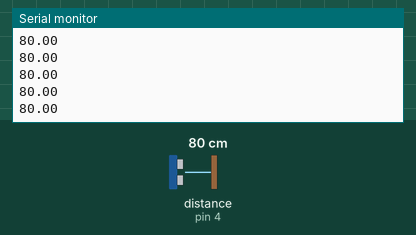
The sketch below on a simulated Arduino Uno, built with avr-gcc and run on an emulated ATmega328P. Parts: the last lines printed to the serial monitor. Inputs (shaded band) come from the test bench; at power-on: distance to the obstacle (sensor on pin 4) 80 cm. The echo pulse lasts 58.3 µs per cm.

Above: at 1.2 s.
1.3 s: distance to the obstacle (sensor on pin 4) set to 2 cm
At 2.1 s:
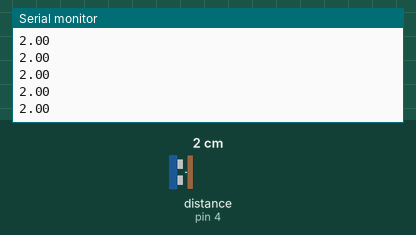
2.8 s: distance to the obstacle (sensor on pin 4) set to 4 cm
At 3.5 s:
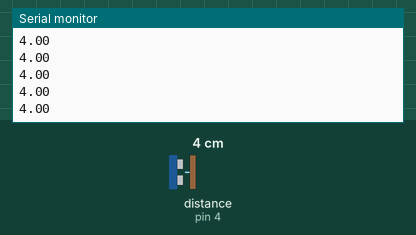
Timing chart, 0 to 5.8 s (numbered marks = the images above; inputs shaded):
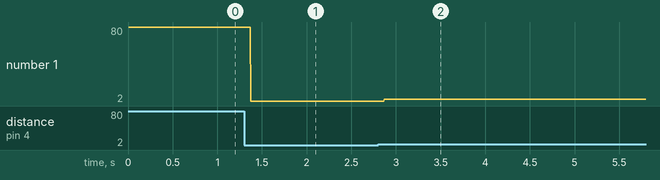

The sketch:

sensor_jarak_jauh_non_iot.ino
```cpp
#include <HCSR04.h>

#define trigger 5 // D1
#define echo 4 // D2

HCSR04 distance(trigger, echo);

void setup() {
   Serial.begin(9600);

}

void loop() {
  float jarak = distance.dist();
  Serial.println(jarak);


}
```

Measured:
- after the input at 1.3 s, the serial monitor: prints a new line after 0.07 s (image 1)
- after the input at 2.8 s, the serial monitor: prints a new line after 0.07 s (image 2)
- plotted number 1: 80 → 2 after the input at 1.3 s, 2 → 4 after the input at 2.8 s
